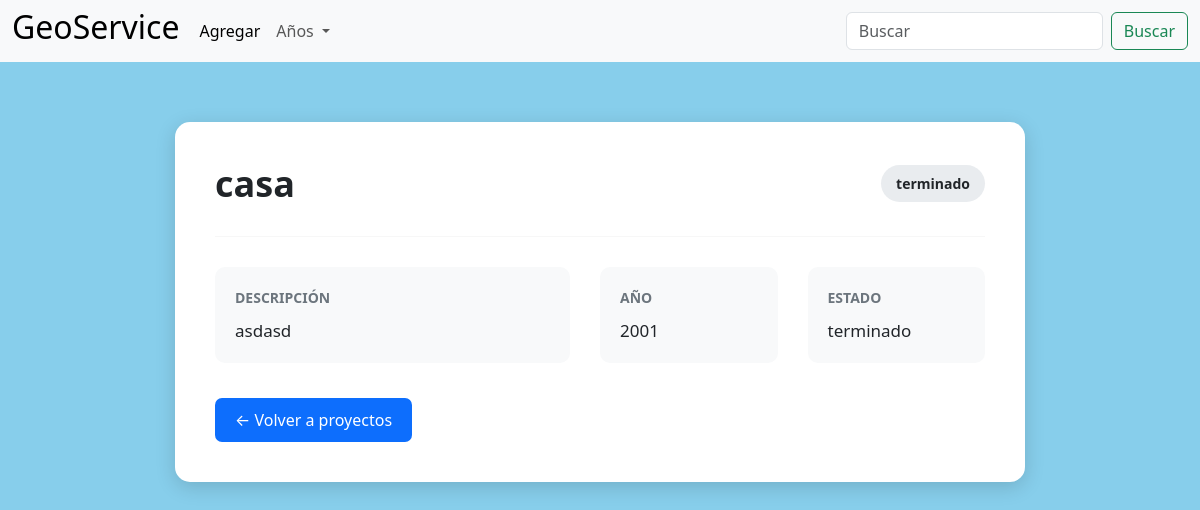
Page /detalles/17/ on the committed database.
### proyectos/models.py (models this page shows, shortened)
class proyecto(models.Model):
    ESTADOS = [
        ('Ejecucion', 'En ejecución'),
        ('Progreso', 'En progreso'),
        ('Terminado', 'Terminado'),
        ('Cancelado', 'Cancelado'),
    ]
    id = models.AutoField(primary_key=True)
    nombre = models.CharField(max_length=100)
    descripcion = models.TextField()
    año = models.IntegerField()
    estado = models.CharField(max_length=50, choices=ESTADOS)

### proyectos/views.py (the view)
# urls.py: path('detalles/<int:proyecto_id>/', views.detalles, name='detalles'),
def detalles(request, proyecto_id):
    proyecto_obj = proyecto.objects.get(id=proyecto_id)
    años = proyecto.objects.values_list('año', flat=True).distinct().order_by('año')
    return render(request, 'detalles.html', {
        'proyecto': proyecto_obj,
        'años': años
    })

### proyectos/Templates/detalles.html (shortened to what this page needs)
{% load static %}
<!DOCTYPE html>
<html lang="en">
<head>
    <link href="https://cdn.jsdelivr.net/npm/bootstrap@5.3.8/dist/css/bootstrap.min.css" rel="stylesheet">
    <link rel="stylesheet" href="{% static 'css/style.css' %}">
</head>
<body>
    {% include 'nav.html' %}
    {% block content %}
    <div class="detalle-container">
        <div class="detalle-card">
            <div class="detalle-header">
                <h1>{{ proyecto.nombre }}</h1>
                <span class="estado estado-{{ proyecto.estado }}">
                    {{ proyecto.estado }}
                </span>
            </div>
            <hr>
            <div class="detalle-info">
                <div class="info-item">
                    <span class="info-label">Descripción</span>
                    <p>{{ proyecto.descripcion }}</p>
                </div>
                <div class="info-item">
                    <span class="info-label">Año</span>
                    <p>{{ proyecto.año }}</p>
                </div>
                <div class="info-item">
                    <span class="info-label">Estado</span>
                    <p>{{ proyecto.estado }}</p>
                </div>
            </div>
            <div class="detalle-footer">
                <a href="{% url 'proyectos' %}" class="btn-volver">
                    ← Volver a proyectos
                </a>
            </div>
        </div>
    </div>
    {% endblock %}
</body>
</html>

### proyectos/static/css/style.css (style rules this page uses)
body { background-color: skyblue; }
a { text-decoration: none; color: black; }
.detalle-container { min-height: calc(100vh - 65px); display: flex; justify-content: center; align-items: flex-start; padding: 60px 20px; }
.detalle-card { width: 100%; max-width: 850px; background-color: white; border-radius: 15px; padding: 40px; box-shadow: 0 5px 20px rgba(0, 0, 0, 0.15); }
.detalle-header { display: flex; justify-content: space-between; align-items: center; gap: 20px; }
.detalle-header h1 { margin: 0; font-size: 36px; font-weight: 600; }
.detalle-card hr { margin: 30px 0; border: none; border-top: 1px solid #ddd; }
.detalle-info { display: grid; grid-template-columns: 2fr 1fr 1fr; gap: 30px; }
.info-item { padding: 20px; background-color: #f8f9fa; border-radius: 10px; }
.info-label { display: block; font-size: 14px; font-weight: bold; color: #6c757d; margin-bottom: 10px; text-transform: uppercase; }
.info-item p { margin: 0; font-size: 17px; }
.estado { padding: 8px 15px; border-radius: 20px; font-size: 14px; font-weight: bold; background-color: #e9ecef; }
.detalle-footer { margin-top: 35px; }
.btn-volver { display: inline-block; padding: 10px 20px; background-color: #0d6efd; color: white; text-decoration: none; border-radius: 7px; transition: 0.2s; }

### rows in the picture
proyecto: nombre "casa", estado "terminado", descripcion "asdasd", año "2001"
